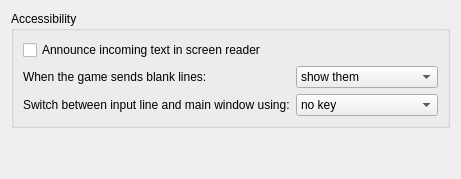
     <widget class="QWidget" name="tab_accessibility">
      <attribute name="title">
       <string>Accessibility</string>
      </attribute>
      <layout class="QVBoxLayout" name="vBoxLayout_tab_accessibility">
       <item>
        <widget class="QGroupBox" name="groupBox_accessibility">
         <property name="title">
          <string>Accessibility</string>
         </property>
         <layout class="QGridLayout" name="gridLayout">
          <item row="0" column="0" colspan="2">
           <widget class="QCheckBox" name="checkBox_announceIncomingText">
            <property name="toolTip">
             <string>On some platforms, like macOS, the screen reader tool has issues announcing incoming text fully, without skipping. You can opt into disabling announcing new text from the game with this option to use a custom TTS instead which avoids such issues</string>
            </property>
            <property name="text">
             <string>Announce incoming text in screen reader</string>
            </property>
           </widget>
          </item>
          <item row="1" column="0">
           <widget class="QLabel" name="label_blankLinesBehaviour">
            <property name="text">
             <string>When the game sends blank lines:</string>
            </property>
            <property name="buddy">
             <cstring>comboBox_blankLinesBehaviour</cstring>
            </property>
           </widget>
          </item>
          <item row="1" column="1">
           <widget class="QComboBox" name="comboBox_blankLinesBehaviour">
            <item>
             <property name="text">
              <string>show them</string>
             </property>
            </item>
            <item>
             <property name="text">
              <string>hide them</string>
             </property>
            </item>
            <item>
             <property name="text">
              <string>replace with a space</string>
             </property>
            </item>
           </widget>
          </item>
          <item row="2" column="0">
           <widget class="QLabel" name="label_caretModeKey">
            <property name="text">
             <string>Switch between input line and main window using:</string>
            </property>
            <property name="buddy">
             <cstring>comboBox_caretModeKey</cstring>
            </property>
           </widget>
          </item>
          <item row="2" column="1">
           <widget class="QComboBox" name="comboBox_caretModeKey">
            <item>
             <property name="text">
              <string>no key</string>
             </property>
            </item>
            <item>
             <property name="text">
              <string>Tab</string>
             </property>
            </item>
            <item>
             <property name="text">
              <string>Ctrl+Tab</string>
             </property>
            </item>
            <item>
             <property name="text">
              <string>F6</string>
             </property>
            </item>
           </widget>
          </item>
         </layout>
        </widget>
       </item>
       <item>
        <spacer name="verticalSpacer_accessibility">
         <property name="orientation">
          <enum>Qt::Vertical</enum>
         </property>
         <property name="sizeType">
          <enum>QSizePolicy::Expanding</enum>
         </property>
         <property name="sizeHint" stdset="0">
          <size>
           <width>20</width>
           <height>40</height>
          </size>
         </property>
        </spacer>
       </item>
      </layout>
     </widget>
